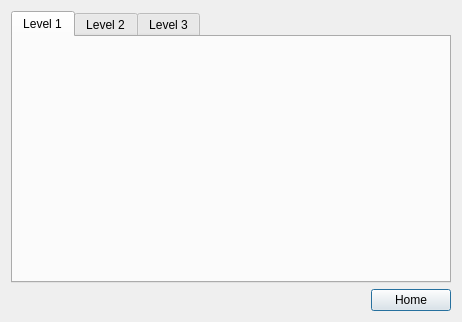
<?xml version="1.0" encoding="UTF-8"?>
<ui version="4.0">
 <class>ViewPage</class>
 <widget class="QDialog" name="ViewPage">
  <property name="geometry">
   <rect>
    <x>0</x>
    <y>0</y>
    <width>462</width>
    <height>322</height>
   </rect>
  </property>
  <property name="windowTitle">
   <string>Fridge View</string>
  </property>
  <property name="layoutDirection">
   <enum>Qt::LeftToRight</enum>
  </property>
  <layout class="QGridLayout" name="gridLayout">
   <item row="1" column="0">
    <widget class="QTabWidget" name="tabWidget">
     <property name="layoutDirection">
      <enum>Qt::LeftToRight</enum>
     </property>
     <property name="tabPosition">
      <enum>QTabWidget::North</enum>
     </property>
     <property name="tabShape">
      <enum>QTabWidget::Rounded</enum>
     </property>
     <property name="currentIndex">
      <number>0</number>
     </property>
     <property name="documentMode">
      <bool>false</bool>
     </property>
     <property name="tabsClosable">
      <bool>false</bool>
     </property>
     <widget class="QWidget" name="tab1">
      <attribute name="title">
       <string>Level 1</string>
      </attribute>
      <layout class="QGridLayout" name="gridLayout_2">
       <item row="0" column="0">
        <widget class="QLabel" name="label1">
         <property name="sizePolicy">
          <sizepolicy hsizetype="Expanding" vsizetype="Expanding">
           <horstretch>0</horstretch>
           <verstretch>0</verstretch>
          </sizepolicy>
         </property>
         <property name="text">
          <string/>
         </property>
         <property name="scaledContents">
          <bool>true</bool>
         </property>
        </widget>
       </item>
      </layout>
     </widget>
     <widget class="QWidget" name="tab2">
      <attribute name="title">
       <string>Level 2</string>
      </attribute>
      <layout class="QGridLayout" name="gridLayout_3">
       <item row="0" column="0">
        <widget class="QLabel" name="label2">
         <property name="sizePolicy">
          <sizepolicy hsizetype="Expanding" vsizetype="Expanding">
           <horstretch>0</horstretch>
           <verstretch>0</verstretch>
          </sizepolicy>
         </property>
         <property name="text">
          <string/>
         </property>
         <property name="scaledContents">
          <bool>true</bool>
         </property>
        </widget>
       </item>
      </layout>
     </widget>
     <widget class="QWidget" name="tab3">
      <attribute name="title">
       <string>Level 3</string>
      </attribute>
      <layout class="QGridLayout" name="gridLayout_4">
       <item row="0" column="0">
        <widget class="QLabel" name="label3">
         <property name="sizePolicy">
          <sizepolicy hsizetype="Expanding" vsizetype="Expanding">
           <horstretch>0</horstretch>
           <verstretch>0</verstretch>
          </sizepolicy>
         </property>
         <property name="text">
          <string/>
         </property>
         <property name="scaledContents">
          <bool>true</bool>
         </property>
        </widget>
       </item>
      </layout>
     </widget>
    </widget>
   </item>
   <item row="3" column="0">
    <widget class="QPushButton" name="HomeButton4">
     <property name="sizePolicy">
      <sizepolicy hsizetype="Maximum" vsizetype="Fixed">
       <horstretch>0</horstretch>
       <verstretch>0</verstretch>
      </sizepolicy>
     </property>
     <property name="layoutDirection">
      <enum>Qt::RightToLeft</enum>
     </property>
     <property name="text">
      <string>Home</string>
     </property>
     <property name="autoDefault">
      <bool>true</bool>
     </property>
     <property name="default">
      <bool>false</bool>
     </property>
     <property name="flat">
      <bool>false</bool>
     </property>
    </widget>
   </item>
  </layout>
 </widget>
 <resources/>
 <connections>
  <connection>
   <sender>HomeButton4</sender>
   <signal>clicked()</signal>
   <receiver>ViewPage</receiver>
   <slot>reject()</slot>
   <hints>
    <hint type="sourcelabel">
     <x>379</x>
     <y>302</y>
    </hint>
    <hint type="destinationlabel">
     <x>323</x>
     <y>300</y>
    </hint>
   </hints>
  </connection>
 </connections>
</ui>
